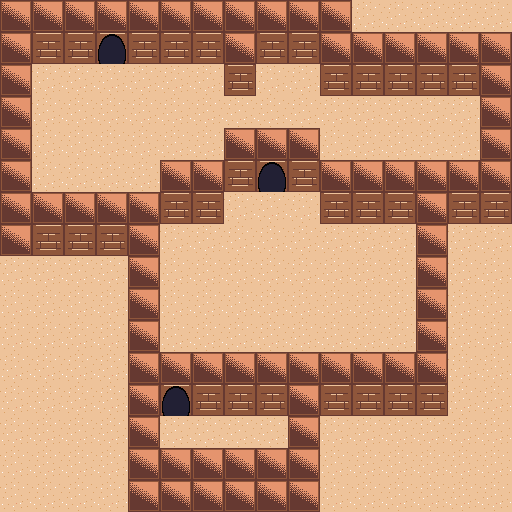

The image is a tile-based game level rendered from a .tmx file. Its description and complete source (layers, tilesets, objects, tile grids) follow:
An orthogonal 16x16 tile map with 32x32 px tiles, 1 tile layer (Tile Layer 1).

<map version="1.0" tiledversion="1.0.3" orientation="orthogonal" renderorder="right-down" width="16" height="16" tilewidth="32" tileheight="32" nextobjectid="1">
 <tileset firstgid="1" source="tileset.tsx" />
 <layer name="Tile Layer 1" width="16" height="16">
  <data encoding="csv">
1,1,1,1,1,1,1,1,1,1,1,2,2,2,2,2,
1,3,3,4,3,3,3,1,3,3,1,1,1,1,1,1,
1,2,2,2,2,2,2,3,2,2,3,3,3,3,3,1,
1,2,2,2,2,2,2,2,2,2,2,2,2,2,2,1,
1,2,2,2,2,2,2,1,1,1,2,2,2,2,2,1,
1,2,2,2,2,1,1,3,4,3,1,1,1,1,1,1,
1,1,1,1,1,3,3,2,2,2,3,3,3,1,3,3,
1,3,3,3,1,2,2,2,2,2,2,2,2,1,2,2,
2,2,2,2,1,2,2,2,2,2,2,2,2,1,2,2,
2,2,2,2,1,2,2,2,2,2,2,2,2,1,2,2,
2,2,2,2,1,2,2,2,2,2,2,2,2,1,2,2,
2,2,2,2,1,1,1,1,1,1,1,1,1,1,2,2,
2,2,2,2,1,4,3,3,3,1,3,3,3,3,2,2,
2,2,2,2,1,2,2,2,2,1,2,2,2,2,2,2,
2,2,2,2,1,1,1,1,1,1,2,2,2,2,2,2,
2,2,2,2,1,1,1,1,1,1,2,2,2,2,2,2
</data>
 </layer>
</map>
